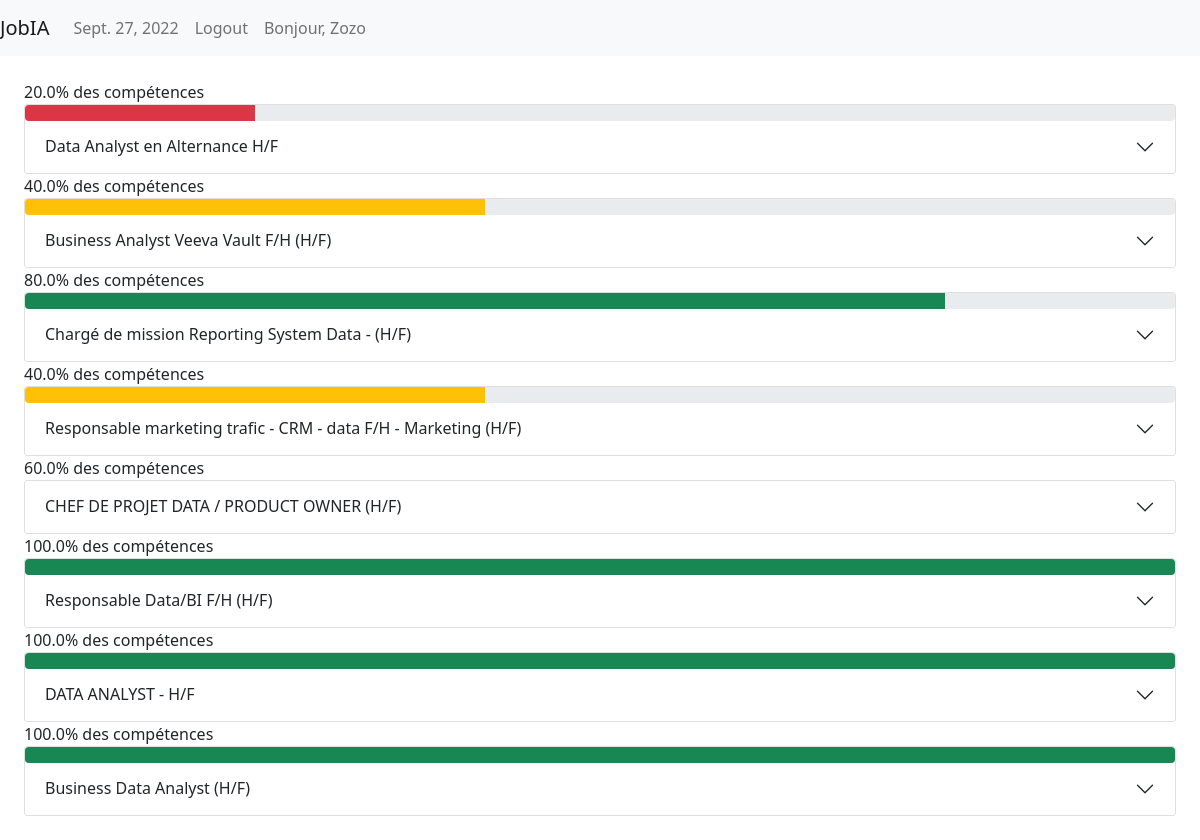
The app's page /homepage (signed in) with its own data.
### Dashboard/models.py (models this page shows)
class Offres_emploi(models.Model):
    intitule = models.CharField(max_length=100)
    lieu = models.CharField(max_length=100)
    date = models.CharField(max_length=100)
    nom_entreprise = models.CharField(max_length=100)
    description = models.CharField(max_length=100)
    lien = models.CharField(max_length=100)
    mots_clefs = models.CharField(max_length=200)

### Dashboard/views.py (the view)
# urls.py: path("homepage", views.home_page, name="home"),
def home_page(request):
    template = loader.get_template("dashboard/homepage.html")
    user_id = ""
    context = {
        "date" : date.today(),
    }
    if request.user != None:
        user_id = request.user.id
        list_offres_a_afficher = []
        if user_id != None:
            precision = 0
            count_skill = 5
            print(count_skill)
            if int(count_skill) > 0:
                list_offres, list_precision_offres = get_offres_with_skills_and_user(user_id)
                for id in range(len(list_offres)):
                    precision = list_precision_offres[id]
                    if int(list_precision_offres[id]) > count_skill:
                        precision = count_skill
                    list_offres_a_afficher.append([list_offres[id], (int(precision)/5*100)])
                list_moins_que_trente = []
                list_plus_que_trente = []
                list_plus_que_soixante = []
                for pourcentage in list_offres_a_afficher:
                    if pourcentage[1] < 30:
                        list_moins_que_trente.append(pourcentage[1])
                    elif pourcentage[1] >= 30 and pourcentage[1] < 60:
                        list_plus_que_trente.append(pourcentage[1])
                    else:
                        list_plus_que_soixante.append(pourcentage[1])
                context = {
                    "date" : date.today(),
                    "list_offres": list_offres_a_afficher,
                    "moins_que_trente": len(list_moins_que_trente),
                    "plus_que_trente" : len(list_plus_que_trente),
                    "plus_que_soixante" : len(list_plus_que_soixante)
                }
    return HttpResponse(template.render(context, request))

### Dashboard/modules/database.py (called while the page is built)
def select_skills_id_with_user(user_id):
    conn = sqlite3.connect("db.sqlite3")
    cur = conn.cursor()
    requete = f'''SELECT skills_id FROM Dashboard_asso_user_skills WHERE Dashboard_asso_user_skills.user_id = {user_id};
    '''
    cur.execute(requete)
    response = cur.fetchall()
    cur.close()
    conn.close()
    return response

def select_offres_emploi_id_with_skills_id(skills_id):
    list_skills_id_req = []
    for id in skills_id:
        list_skills_id_req.append(id[0])
    conn = sqlite3.connect("db.sqlite3")
    cur = conn.cursor()
    requete = f'''
    SELECT precision, offres_emploi_id FROM Dashboard_asso_offres_emploi_skills
	WHERE Dashboard_asso_offres_emploi_skills.id in {tuple(list_skills_id_req)};
    '''
    cur.execute(requete)
    response = cur.fetchall()
    cur.close()
    conn.close()
    return response

def select_offres_emploi_with_id(offres_emploi_id_with_precision):
    list_offres_emploi_id_req = []
    list_precision_offres = []
    for offre_precision in offres_emploi_id_with_precision:
        list_precision_offres.append(offre_precision[0])
        list_offres_emploi_id_req.append(offre_precision[1])
    conn = sqlite3.connect("db.sqlite3")
    cur = conn.cursor()
    requete = f'''
    SELECT * from Dashboard_offres_emploi
	WHERE Dashboard_offres_emploi.id in {tuple(list_offres_emploi_id_req)};
    '''
    cur.execute(requete)
    list_offres_emploi = cur.fetchall()
    cur.close()
    conn.close()
    return list_offres_emploi, list_precision_offres

def get_offres_with_skills_and_user(user_id):
    if user_id != None:
        skills_id = select_skills_id_with_user(user_id)
        offre_emploi_id_with_precision = select_offres_emploi_id_with_skills_id(skills_id)
        list_offres_emploi, list_precision = select_offres_emploi_with_id(offre_emploi_id_with_precision)
        return list_offres_emploi, list_precision
    return ()

### Dashboard/templates/dashboard/homepage.html (shortened to what this page needs)
{% extends "base.html" %}
{% block content %}
<div class="m-4">
    {% for offres in list_offres %}
    {{offres.1}}% des compétences
    <div class="accordion" id="myAccordion{{offres.0.0}}">
        <div class="accordion-item">
            <h2 class="accordion-header" id="headingOne">
                {% if offres.1 < 30 %}
                    <div class="progress">
                        <div class="progress-bar bg-danger" role="progressbar" style="width: {{offres.1}}%" aria-valuenow="{{offres.1}}" aria-valuemin="0" aria-valuemax="100"></div>
                    </div>
                {% endif %}
                {% if offres.1 < 60 and offres.1 >= 30%}
                    <div class="progress">
                        <div class="progress-bar bg-warning" role="progressbar" style="width: {{offres.1}}%" aria-valuenow="{{offres.1}}" aria-valuemin="0" aria-valuemax="100"></div>
                    </div>
                {% endif %}
                {% if offres.1 > 60%}
                    <div class="progress">
                        <div class="progress-bar bg-success" role="progressbar" style="width: {{offres.1}}%" aria-valuenow="{{offres.1}}" aria-valuemin="0" aria-valuemax="100"></div>
                    </div>
                {% endif %}
                <button type="button" class="accordion-button collapsed" data-bs-toggle="collapse" data-bs-target="#collapseOne{{offres.0.0}}">{{offres.0.1}}</button>
            </h2>
        </div>
    </div>
    {% endfor %}
</div>
{% endblock %}

### Dashboard/templates/base.html (shortened to what this page needs)
<!DOCTYPE html>
<head>
    <link href="https://cdn.jsdelivr.net/npm/bootstrap@5.0.2/dist/css/bootstrap.min.css" rel="stylesheet">
</head>
<body>
  <nav class="navbar navbar-expand-lg navbar-light bg-light">
    <a class="navbar-brand" href="/homepage">JobIA</a>
    <div class="collapse navbar-collapse" id="navbarText">
      <ul class="navbar-nav mr-auto">
        <li class="nav-item">
          <a class="nav-link" > {{ date }} </a>
        </li>
        {% if user.is_authenticated %}
        <li class="nav-item">
          <a class="nav-link" href="/logout">Logout</a>
        </li>
        <li class="nav-item">
          <a class="nav-link" >Bonjour, {{user.username}}</a>
        </li>
        {% else %}
        <li class="nav-item">
          <a class="nav-link" href="/login">Login</a>
        </li>
        {% endif %}
      </ul>
    </div>
  </nav>
    {% block content %}
    {% endblock content %}
<body>

### records on screen
Offres_emploi: offres "20.0", intitule "Data Analyst en Alternance H/F"
Offres_emploi: offres "40.0", intitule "Business Analyst Veeva Vault F/H (H/F)"
Offres_emploi: offres "80.0", intitule "Chargé de mission Reporting System Data - (H/F)"
Offres_emploi: offres "40.0", intitule "Responsable marketing trafic - CRM - data F/H - Marketing (H/F)"
Offres_emploi: offres "60.0", intitule "CHEF DE PROJET DATA / PRODUCT OWNER (H/F)"
Offres_emploi: offres "100.0", intitule "Responsable Data/BI F/H (H/F)"
Offres_emploi: offres "100.0", intitule "DATA ANALYST - H/F"

### other values on screen
{{ user.username }} "Zozo"
{{ offres.1 }} "100.0"
{{ offres.0.1 }} "Business Data Analyst (H/F)"
